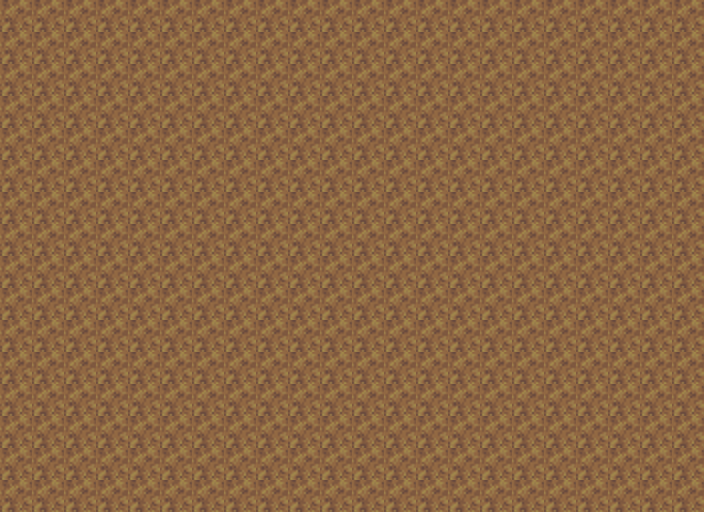

The image is a tile-based game level rendered from a .tmx file. Its description and complete source (layers, tilesets, objects, tile grids) follow:
An orthogonal 22x16 tile map with 32x32 px tiles, 1 tile layer (layer1).

<map version="1.0" orientation="orthogonal" renderorder="right-down" width="22" height="16" tilewidth="32" tileheight="32" nextobjectid="1">
 <tileset firstgid="1" name="grass" tilewidth="32" tileheight="32" tilecount="72" columns="12">
  <image source="tiles/grass-tiles-2-small.png" trans="feac63" width="384" height="192" />
 </tileset>
 <layer name="layer1" width="22" height="16">
  <data encoding="csv">
9,9,9,9,9,9,9,9,9,9,9,9,9,9,9,9,9,9,9,9,9,9,
9,9,9,9,9,9,9,9,9,9,9,9,9,9,9,9,9,9,9,9,9,9,
9,9,9,9,9,9,9,9,9,9,9,9,9,9,9,9,9,9,9,9,9,9,
9,9,9,9,9,9,9,9,9,9,9,9,9,9,9,9,9,9,9,9,9,9,
9,9,9,9,9,9,9,9,9,9,9,9,9,9,9,9,9,9,9,9,9,9,
9,9,9,9,9,9,9,9,9,9,9,9,9,9,9,9,9,9,9,9,9,9,
9,9,9,9,9,9,9,9,9,9,9,9,9,9,9,9,9,9,9,9,9,9,
9,9,9,9,9,9,9,9,9,9,9,9,9,9,9,9,9,9,9,9,9,9,
9,9,9,9,9,9,9,9,9,9,9,9,9,9,9,9,9,9,9,9,9,9,
9,9,9,9,9,9,9,9,9,9,9,9,9,9,9,9,9,9,9,9,9,9,
9,9,9,9,9,9,9,9,9,9,9,9,9,9,9,9,9,9,9,9,9,9,
9,9,9,9,9,9,9,9,9,9,9,9,9,9,9,9,9,9,9,9,9,9,
9,9,9,9,9,9,9,9,9,9,9,9,9,9,9,9,9,9,9,9,9,9,
9,9,9,9,9,9,9,9,9,9,9,9,9,9,9,9,9,9,9,9,9,9,
9,9,9,9,9,9,9,9,9,9,9,9,9,9,9,9,9,9,9,9,9,9,
9,9,9,9,9,9,9,9,9,9,9,9,9,9,9,9,9,9,9,9,9,9
</data>
 </layer>
</map>
